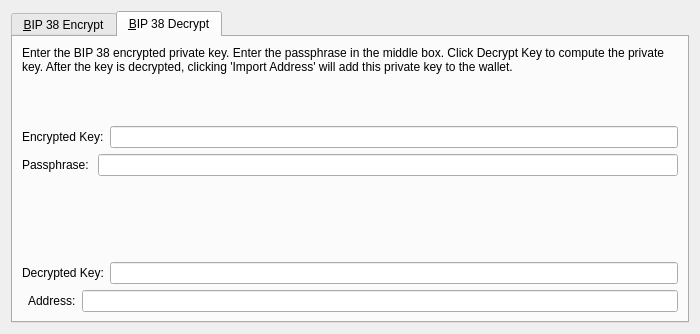
<?xml version="1.0" encoding="UTF-8"?>
<ui version="4.0">
 <class>Bip38ToolDialog</class>
 <widget class="QDialog" name="Bip38ToolDialog">
  <property name="geometry">
   <rect>
    <x>0</x>
    <y>0</y>
    <width>700</width>
    <height>334</height>
   </rect>
  </property>
  <property name="windowTitle">
   <string>BIP 38 Tool</string>
  </property>
  <property name="modal">
   <bool>true</bool>
  </property>
  <layout class="QVBoxLayout" name="verticalLayout">
   <item>
    <widget class="QTabWidget" name="tabWidget">
     <property name="currentIndex">
      <number>1</number>
     </property>
     <widget class="QWidget" name="tabBip38Encrypt">
      <attribute name="title">
       <string>&amp;BIP 38 Encrypt</string>
      </attribute>
      <layout class="QVBoxLayout" name="verticalLayout_SM">
       <item>
        <widget class="QLabel" name="infoLabel_ENC">
         <property name="text">
          <string>Enter a Tusc Address that you would like to encrypt using BIP 38. Enter a passphrase in the middle box. Press encrypt to compute the encrypted private key.</string>
         </property>
         <property name="textFormat">
          <enum>Qt::PlainText</enum>
         </property>
         <property name="wordWrap">
          <bool>true</bool>
         </property>
        </widget>
       </item>
       <item>
        <layout class="QHBoxLayout" name="horizontalLayout_1_ENC">
         <property name="spacing">
          <number>0</number>
         </property>
         <item>
          <widget class="QLabel" name="label_5">
           <property name="text">
            <string>Address:</string>
           </property>
          </widget>
         </item>
         <item>
          <widget class="QValidatedLineEdit" name="addressIn_ENC">
           <property name="toolTip">
            <string>The Tusc address to sign the message with</string>
           </property>
          </widget>
         </item>
         <item>
          <widget class="QtMaterialFlatButton" name="addressBookButton_ENC" native="true">
           <property name="toolTip">
            <string>Choose previously used address</string>
           </property>
           <property name="text" stdset="0">
            <string/>
           </property>
           <property name="icon" stdset="0">
            <iconset resource="../tusc.qrc">
             <normaloff>:/icons/address-book</normaloff>:/icons/address-book</iconset>
           </property>
           <property name="shortcut" stdset="0">
            <string>Alt+A</string>
           </property>
           <property name="autoDefault" stdset="0">
            <bool>false</bool>
           </property>
          </widget>
         </item>
         <item>
          <widget class="QtMaterialFlatButton" name="pasteButton_ENC" native="true">
           <property name="toolTip">
            <string>Paste address from clipboard</string>
           </property>
           <property name="text" stdset="0">
            <string/>
           </property>
           <property name="icon" stdset="0">
            <iconset resource="../tusc.qrc">
             <normaloff>:/icons/editpaste</normaloff>:/icons/editpaste</iconset>
           </property>
           <property name="shortcut" stdset="0">
            <string>Alt+P</string>
           </property>
           <property name="autoDefault" stdset="0">
            <bool>false</bool>
           </property>
          </widget>
         </item>
        </layout>
       </item>
       <item>
        <layout class="QHBoxLayout" name="horizontalLayout_5">
         <item>
          <widget class="QLabel" name="label_6">
           <property name="text">
            <string>Passphrase: </string>
           </property>
          </widget>
         </item>
         <item>
          <widget class="QLineEdit" name="passphraseIn_ENC">
           <property name="echoMode">
            <enum>QLineEdit::Password</enum>
           </property>
          </widget>
         </item>
        </layout>
       </item>
       <item>
        <layout class="QHBoxLayout" name="horizontalLayout_2_ENC">
         <property name="spacing">
          <number>0</number>
         </property>
         <item>
          <widget class="QLabel" name="encryptedKeyLabel_ENC">
           <property name="text">
            <string>Encrypted Key:</string>
           </property>
           <property name="textFormat">
            <enum>Qt::PlainText</enum>
           </property>
          </widget>
         </item>
         <item>
          <widget class="QLineEdit" name="encryptedKeyOut_ENC">
           <property name="font">
            <font>
             <italic>true</italic>
            </font>
           </property>
           <property name="readOnly">
            <bool>true</bool>
           </property>
          </widget>
         </item>
         <item>
          <widget class="QtMaterialFlatButton" name="copyKeyButton_ENC" native="true">
           <property name="toolTip">
            <string>Copy the current signature to the system clipboard</string>
           </property>
           <property name="text" stdset="0">
            <string/>
           </property>
           <property name="icon" stdset="0">
            <iconset resource="../tusc.qrc">
             <normaloff>:/icons/editcopy</normaloff>:/icons/editcopy</iconset>
           </property>
           <property name="autoDefault" stdset="0">
            <bool>false</bool>
           </property>
          </widget>
         </item>
        </layout>
       </item>
       <item>
        <layout class="QHBoxLayout" name="horizontalLayout_3_ENC">
         <item>
          <widget class="QtMaterialFlatButton" name="encryptKeyButton_ENC" native="true">
           <property name="toolTip">
            <string>Sign the message to prove you own this Tusc address</string>
           </property>
           <property name="text" stdset="0">
            <string>Encrypt Key</string>
           </property>
           <property name="icon" stdset="0">
            <iconset resource="../tusc.qrc">
             <normaloff>:/icons/edit</normaloff>:/icons/edit</iconset>
           </property>
           <property name="autoDefault" stdset="0">
            <bool>false</bool>
           </property>
          </widget>
         </item>
         <item>
          <widget class="QtMaterialFlatButton" name="clearButton_ENC" native="true">
           <property name="toolTip">
            <string>Reset all sign message fields</string>
           </property>
           <property name="text" stdset="0">
            <string>Clear All</string>
           </property>
           <property name="icon" stdset="0">
            <iconset resource="../tusc.qrc">
             <normaloff>:/icons/remove</normaloff>:/icons/remove</iconset>
           </property>
           <property name="autoDefault" stdset="0">
            <bool>false</bool>
           </property>
          </widget>
         </item>
         <item>
          <spacer name="horizontalSpacer_1_ENC">
           <property name="orientation">
            <enum>Qt::Horizontal</enum>
           </property>
           <property name="sizeHint" stdset="0">
            <size>
             <width>40</width>
             <height>48</height>
            </size>
           </property>
          </spacer>
         </item>
         <item>
          <widget class="QLabel" name="statusLabel_ENC">
           <property name="font">
            <font>
             <weight>75</weight>
             <bold>true</bold>
            </font>
           </property>
           <property name="text">
            <string/>
           </property>
           <property name="wordWrap">
            <bool>true</bool>
           </property>
          </widget>
         </item>
         <item>
          <spacer name="horizontalSpacer_2_ENC">
           <property name="orientation">
            <enum>Qt::Horizontal</enum>
           </property>
           <property name="sizeHint" stdset="0">
            <size>
             <width>40</width>
             <height>48</height>
            </size>
           </property>
          </spacer>
         </item>
        </layout>
       </item>
      </layout>
     </widget>
     <widget class="QWidget" name="tabBip38Decrypt">
      <attribute name="title">
       <string>&amp;BIP 38 Decrypt</string>
      </attribute>
      <layout class="QVBoxLayout" name="verticalLayout_VM">
       <item>
        <widget class="QLabel" name="infoLabel_DEC">
         <property name="text">
          <string>Enter the BIP 38 encrypted private key. Enter the passphrase in the middle box. Click Decrypt Key to compute the private key. After the key is decrypted, clicking 'Import Address' will add this private key to the wallet.</string>
         </property>
         <property name="textFormat">
          <enum>Qt::PlainText</enum>
         </property>
         <property name="alignment">
          <set>Qt::AlignLeading|Qt::AlignLeft|Qt::AlignTop</set>
         </property>
         <property name="wordWrap">
          <bool>true</bool>
         </property>
        </widget>
       </item>
       <item>
        <layout class="QHBoxLayout" name="horizontalLayout_3">
         <item>
          <widget class="QLabel" name="label_2">
           <property name="text">
            <string>Encrypted Key:</string>
           </property>
          </widget>
         </item>
         <item>
          <widget class="QValidatedLineEdit" name="encryptedKeyIn_DEC">
           <property name="toolTip">
            <string>The Tusc address the message was signed with</string>
           </property>
          </widget>
         </item>
        </layout>
       </item>
       <item>
        <layout class="QHBoxLayout" name="horizontalLayout">
         <item>
          <widget class="QLabel" name="label">
           <property name="text">
            <string>Passphrase: </string>
           </property>
          </widget>
         </item>
         <item>
          <widget class="QLineEdit" name="passphraseIn_DEC">
           <property name="echoMode">
            <enum>QLineEdit::Password</enum>
           </property>
          </widget>
         </item>
        </layout>
       </item>
       <item>
        <layout class="QHBoxLayout" name="horizontalLayout_2_DEC">
         <item>
          <widget class="QtMaterialFlatButton" name="decryptKeyButton_DEC" native="true">
           <property name="toolTip">
            <string>Verify the message to ensure it was signed with the specified Tusc address</string>
           </property>
           <property name="text" stdset="0">
            <string>Decrypt Key</string>
           </property>
           <property name="icon" stdset="0">
            <iconset resource="../tusc.qrc">
             <normaloff>:/icons/transaction_0</normaloff>:/icons/transaction_0</iconset>
           </property>
           <property name="autoDefault" stdset="0">
            <bool>false</bool>
           </property>
          </widget>
         </item>
         <item>
          <widget class="QtMaterialFlatButton" name="clearButton_DEC" native="true">
           <property name="toolTip">
            <string>Reset all verify message fields</string>
           </property>
           <property name="text" stdset="0">
            <string>Clear All</string>
           </property>
           <property name="icon" stdset="0">
            <iconset resource="../tusc.qrc">
             <normaloff>:/icons/remove</normaloff>:/icons/remove</iconset>
           </property>
           <property name="autoDefault" stdset="0">
            <bool>false</bool>
           </property>
          </widget>
         </item>
         <item>
          <spacer name="horizontalSpacer_1_DEC">
           <property name="orientation">
            <enum>Qt::Horizontal</enum>
           </property>
           <property name="sizeHint" stdset="0">
            <size>
             <width>40</width>
             <height>48</height>
            </size>
           </property>
          </spacer>
         </item>
         <item>
          <widget class="QLabel" name="statusLabel_DEC">
           <property name="font">
            <font>
             <weight>75</weight>
             <bold>true</bold>
            </font>
           </property>
           <property name="text">
            <string/>
           </property>
           <property name="wordWrap">
            <bool>true</bool>
           </property>
          </widget>
         </item>
         <item>
          <spacer name="horizontalSpacer_2_DEC">
           <property name="orientation">
            <enum>Qt::Horizontal</enum>
           </property>
           <property name="sizeHint" stdset="0">
            <size>
             <width>40</width>
             <height>48</height>
            </size>
           </property>
          </spacer>
         </item>
        </layout>
       </item>
       <item>
        <layout class="QHBoxLayout" name="horizontalLayout_2">
         <item>
          <widget class="QLabel" name="label_3">
           <property name="text">
            <string>Decrypted Key:</string>
           </property>
          </widget>
         </item>
         <item>
          <widget class="QValidatedLineEdit" name="decryptedKeyOut_DEC"/>
         </item>
        </layout>
       </item>
       <item>
        <layout class="QHBoxLayout" name="horizontalLayout_4">
         <item>
          <widget class="QtMaterialFlatButton" name="importAddressButton_DEC" native="true">
           <property name="text" stdset="0">
            <string>Import Address</string>
           </property>
          </widget>
         </item>
         <item>
          <widget class="QLabel" name="label_4">
           <property name="text">
            <string>Address:</string>
           </property>
          </widget>
         </item>
         <item>
          <widget class="QLineEdit" name="addressOut_DEC"/>
         </item>
        </layout>
       </item>
      </layout>
     </widget>
    </widget>
   </item>
  </layout>
 </widget>
 <customwidgets>
  <customwidget>
   <class>QtMaterialFlatButton</class>
   <extends>QWidget</extends>
   <header>qtmaterialflatbutton.h</header>
  </customwidget>
  <customwidget>
   <class>QValidatedLineEdit</class>
   <extends>QLineEdit</extends>
   <header>qvalidatedlineedit.h</header>
  </customwidget>
 </customwidgets>
 <resources>
  <include location="../tusc.qrc"/>
 </resources>
 <connections/>
</ui>
